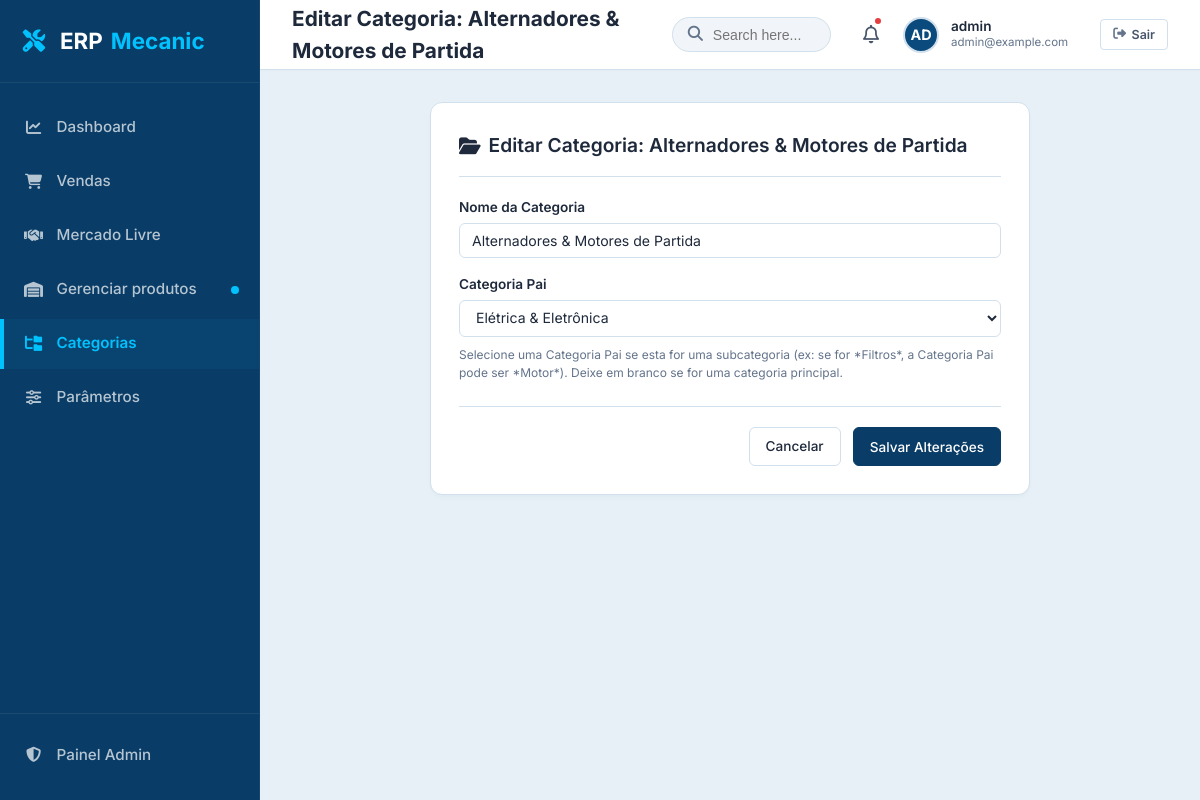
/categoria/19/editar/ (signed in), run on the app's committed database.
### catalogo/models.py (models this page shows)
class Categoria(models.Model):
    nome = models.CharField(max_length=100, verbose_name="Nome da Categoria")
    parent = models.ForeignKey(
        'self',
        on_delete=models.CASCADE,
        null=True,
        blank=True,
        related_name='children',
        verbose_name="Categoria Pai"
    )
    class Meta:
        verbose_name = "Categoria"
        verbose_name_plural = "Categorias"
        ordering = ["nome"]
    def __str__(self):
        if self.parent:
            return f"{self.parent} > {self.nome}"
        return self.nome

### catalogo/views.py (the view, shortened to what this page needs)
# urls.py: path('categoria/<int:pk>/editar/', views.CategoriaUpdateView.as_view(), name='categoria-editar'),
class CategoriaUpdateView(LoginRequiredMixin, UpdateView):
    model = Categoria
    form_class = CategoriaForm
    template_name = 'catalogo/categoria_form.html'
    success_url = reverse_lazy('categoria-listar')
    def get_context_data(self, **kwargs):
        context = super().get_context_data(**kwargs)
        context['titulo'] = f"Editar Categoria: {self.object.nome}"
        context['botao_label'] = "Salvar Alterações"
        return context

### catalogo/forms.py
class CategoriaForm(forms.ModelForm):
    class Meta:
        model = Categoria
        fields = ['nome', 'parent']
        widgets = {
            'nome': forms.TextInput(attrs={
                'class': 'form-control',
                'placeholder': 'Ex: Suspensão, Filtros de Óleo'
            }),
            'parent': forms.Select(attrs={
                'class': 'form-control'
            }),
        }
    def __init__(self, *args, **kwargs):
        super().__init__(*args, **kwargs)
        self.fields['parent'].empty_label = "Nenhuma (Esta será uma Categoria Principal)"
        self.fields['parent'].label = "Categoria Pai"
        if self.instance and self.instance.pk:
            self.fields['parent'].queryset = Categoria.objects.exclude(pk=self.instance.pk)

### templates/catalogo/categoria_form.html (shortened to what this page needs)
{% extends 'base.html' %}
{% load static %}
{% block module_title %}{{ titulo }}{% endblock %}
{% block content %}
<div class="glass-card" id="cat-form-glass-card" style="max-width: 600px; margin: 2rem auto;">
    <div class="card-header">
        <h2 class="card-title"><i class="fa-solid fa-folder-open"></i> {{ titulo }}</h2>
    </div>
    <form method="post" class="form-container" id="category-form">
        <div class="form-grid" style="grid-template-columns: 1fr;">
            <div class="form-group" id="group-nome">
                <label for="{{ form.nome.id_for_label }}">{{ form.nome.label }}</label>
                {{ form.nome }}
            </div>
            <div class="form-group" id="group-parent">
                <label for="{{ form.parent.id_for_label }}">{{ form.parent.label }}</label>
                {{ form.parent }}
                <span class="help-text" style="margin-top: 0.25rem; font-size: 0.75rem; color: var(--text-muted);">
                    Selecione uma Categoria Pai se esta for uma subcategoria (ex: se for *Filtros*, a Categoria Pai pode ser *Motor*). Deixe em branco se for uma categoria principal.
                </span>
            </div>
        </div>
        <div class="form-actions" style="margin-top: 1.5rem;">
            <a href="{% url 'categoria-listar' %}" class="btn btn-secondary" id="btn-cancel-form">
                Cancelar
            </a>
            <button type="submit" class="btn btn-primary" id="btn-submit-form" style="background-color: var(--sidebar-bg); border-color: var(--sidebar-bg);">
                {{ botao_label }}
            </button>
        </div>
    </form>
</div>
{% endblock %}

### templates/base.html (shortened to what this page needs)
{% load static %}
<!DOCTYPE html>
<html lang="pt-br">
<head>
    <link rel="stylesheet" href="{% static 'css/style.css' %}">
    <link rel="stylesheet" href="https://cdnjs.cloudflare.com/ajax/libs/font-awesome/6.4.0/css/all.min.css">
</head>
<body>
    <div class="app-layout">
        <aside class="sidebar">
            <div class="sidebar-header">
                <i class="fa-solid fa-screwdriver-wrench fa-fw" style="color: var(--sidebar-active-bg); margin-right: 0.25rem;"></i> ERP <span>Mecanic</span>
            </div>
            <ul class="sidebar-menu">
                <li>
                    <div class="sidebar-link" id="menu-dash-inactive" style="cursor: not-allowed;">
                        <div class="sidebar-link-content">
                            <i class="fa-solid fa-chart-line fa-fw"></i>
                            <span>Dashboard</span>
                        </div>
                    </div>
                </li>
                <li>
                    <div class="sidebar-link" id="menu-sales-inactive" style="cursor: not-allowed;">
                        <div class="sidebar-link-content">
                            <i class="fa-solid fa-cart-shopping fa-fw"></i>
                            <span>Vendas</span>
                        </div>
                    </div>
                </li>
                <li>
                    <div class="sidebar-link" id="menu-finance-inactive" style="cursor: not-allowed;">
                        <div class="sidebar-link-content">
                            <i class="fa-solid fa-handshake fa-fw"></i>
                            <span>Mercado Livre</span>
                        </div>
                    </div>
                </li>
                <li>
                    <a href="{% url 'estoque-listar' %}" class="sidebar-link {% if request.resolver_match.url_name == 'estoque-listar' or 'estoque-' in request.resolver_match.url_name %}active{% endif %}" id="menu-estoque">
                        <div class="sidebar-link-content">
                            <i class="fa-solid fa-warehouse fa-fw"></i>
                            <span>Gerenciar produtos</span>
                        </div>
                        <span class="sidebar-badge" style="background-color: var(--sidebar-active-bg); width: 8px; height: 8px; border-radius: 50%; display: inline-block;" title="Página Ativa"></span>
                    </a>
                </li>
                <li>
                    <a href="{% url 'categoria-listar' %}" class="sidebar-link {% if 'categoria-' in request.resolver_match.url_name %}active{% endif %}" id="menu-categorias">
                        <div class="sidebar-link-content">
                            <i class="fa-solid fa-folder-tree fa-fw"></i>
                            <span>Categorias</span>
                        </div>
                    </a>
                </li>
                <li>
                    <div class="sidebar-link" id="menu-hr-inactive" style="cursor: not-allowed;">
                        <div class="sidebar-link-content">
                            <i class="fa-solid fa-sliders fa-fw"></i>
                            <span>Parâmetros</span>
                        </div>
                    </div>
                </li>
            </ul>
            <ul class="sidebar-menu" style="margin-top: auto; border-top: 1px solid rgba(255, 255, 255, 0.08); padding-top: 1rem;">
                <li>
                    <a href="{% url 'admin:index' %}" class="sidebar-link" id="admin-panel-link" target="_blank">
                        <div class="sidebar-link-content">
                            <i class="fa-solid fa-shield-halved fa-fw"></i>
                            <span>Painel Admin</span>
                        </div>
                    </a>
                </li>
            </ul>
        </aside>
        <div class="main-content">
            <header class="top-bar">
                <div class="top-bar-title" id="page-title-display">
                    {% block module_title %}Gerenciar produtos{% endblock %}
                </div>
                <div class="top-bar-search">                    <form method="get" action="{% url 'estoque-listar' %}" id="global-search-form">
                        <div class="top-bar-search-wrapper">
                            <span class="top-bar-search-icon"></span>
                            <input type="text" name="q" value="{{ q|default:'' }}" placeholder="Search here..." class="top-bar-search-input" id="global-search-field">
                        </div>
                    </form>
                </div>
                <div class="top-bar-right">
                    <div class="notification-bell" id="btn-notifications">
                        <i class="fa-regular fa-bell" style="font-size: 1.15rem; color: var(--text-secondary);"></i>
                        <div class="notification-dot"></div>
                    </div>
                    <div class="user-profile" id="user-profile-dropdown" style="margin-right: 0.5rem;">
                        {% if request.user.is_authenticated %}
                            <div style="background-color: #0b4a7d; color: #ffffff; width: 36px; height: 36px; border-radius: 50%; display: flex; align-items: center; justify-content: center; font-weight: 700; border: 2px solid var(--border-color); font-size: 0.9rem; text-transform: uppercase;">
                                {{ request.user.username|slice:":2" }}
                            </div>
                            <div class="user-info">
                                <span class="user-name">
                                    {% if request.user.get_full_name %}
                                        {{ request.user.get_full_name }}
                                    {% else %}
                                        {{ request.user.username }}
                                    {% endif %}
                                </span>
                                <span class="user-email">{{ request.user.email|default:"operador@mecanic.com.br" }}</span>
                            </div>
                        {% endif %}
                    </div>
                    {% if request.user.is_authenticated %}
                        <form method="post" action="{% url 'logout' %}" style="margin: 0; display: inline-flex; align-items: center;" id="logout-form">
                            <button type="submit" class="btn btn-secondary btn-sm" id="btn-logout" style="padding: 0.45rem 0.75rem; font-size: 0.78rem; font-weight: 600; border-radius: 4px; display: inline-flex; align-items: center; gap: 0.35rem; border-color: var(--border-color); color: var(--text-secondary); background: #ffffff; cursor: pointer;">
                                <i class="fa-solid fa-right-from-bracket" style="font-size: 0.8rem; color: var(--text-muted);"></i> Sair
                            </button>
                        </form>
                    {% endif %}
                </div>
            </header>
            <main class="content-wrapper">
                {% block content %}
                {% endblock %}
            </main>
        </div>
    </div>
</body>
</html>

### data on the page
Categoria: nome "Alternadores & Motores de Partida"
Categoria: parent "Elétrica & Eletrônica"

### other printed values
{{ titulo }} "Editar Categoria: Alternadores & Motores de Partida"
{{ request.user.username|slice:":2" }} "AD"
{{ request.user.username }} "admin"
{{ request.user.email|default:"operador@mecanic.com.br" }} "admin@example.com"
{{ botao_label }} "Salvar Alterações"
